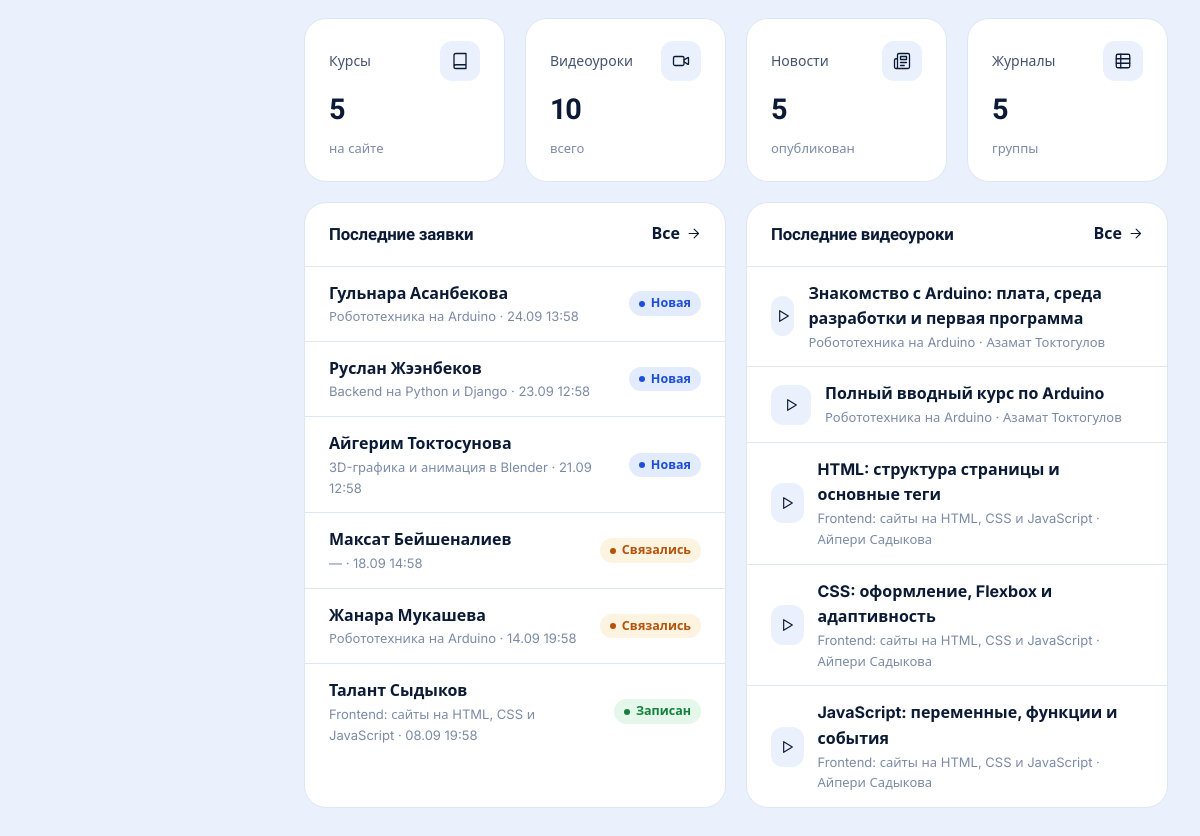
Before: /cabinet/admin/ (signed in, lower part) with the older database file.
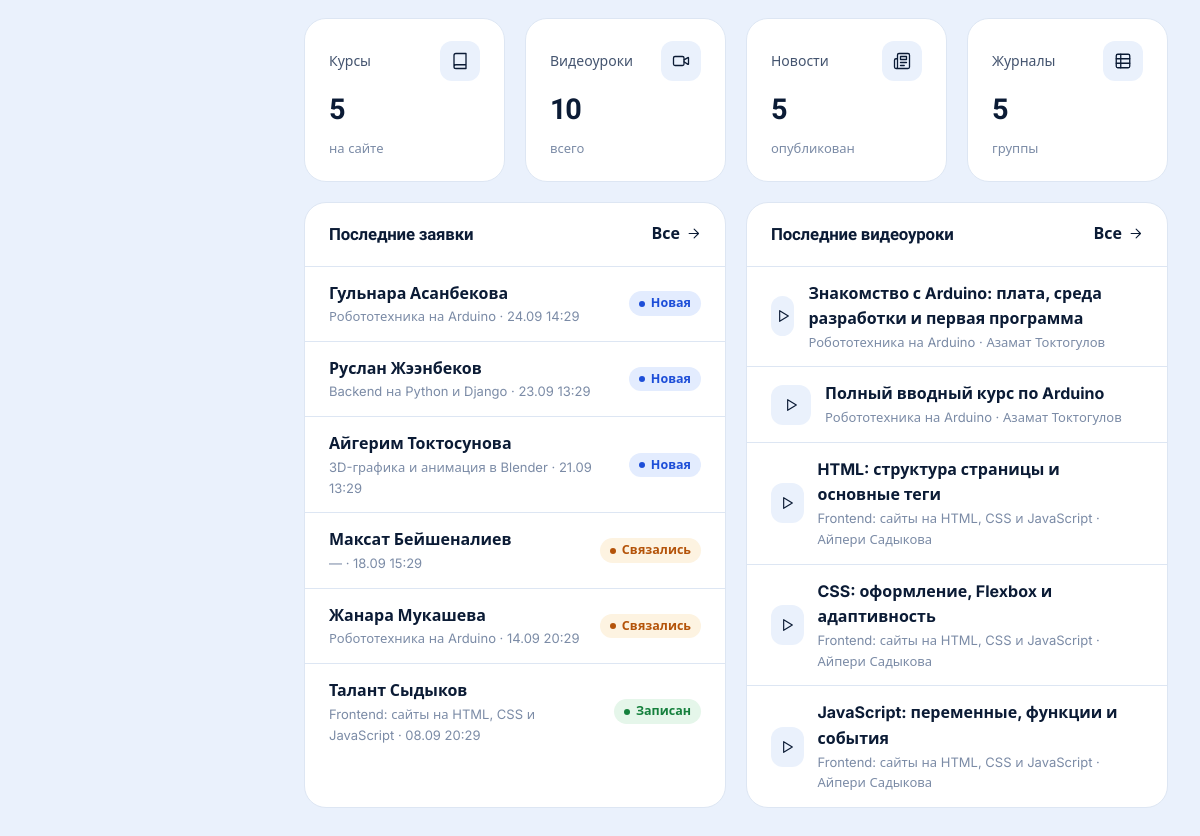
After: the same page with the newer database file.
### core/models.py (models this page shows, shortened)
class EnrollmentRequest(models.Model):
    class Status(models.TextChoices):
        NEW = "new", _("New")
        CONTACTED = "contacted", _("Contacted")
        ENROLLED = "enrolled", _("Enrolled")
        REJECTED = "rejected", _("Rejected")
    name = models.CharField(_("name"), max_length=120)
    phone = models.CharField(_("phone"), max_length=32)
    email = models.EmailField(_("email"), blank=True)
    age = models.PositiveSmallIntegerField(
        _("age"), null=True, blank=True, validators=[MinValueValidator(5), MaxValueValidator(99)]
    )
    course = models.ForeignKey(
        Course, verbose_name=_("course"), on_delete=models.SET_NULL, null=True, blank=True, related_name="requests"
    )
    message = models.TextField(_("message"), blank=True)
    status = models.CharField(_("status"), max_length=12, choices=Status.choices, default=Status.NEW, db_index=True)
    manager_note = models.TextField(_("manager note"), blank=True)
    handled_by = models.ForeignKey(
        settings.AUTH_USER_MODEL,
        verbose_name=_("handled by"),
        on_delete=models.SET_NULL,
        null=True,
        blank=True,
        related_name="handled_requests",
    )
    student = models.ForeignKey(
        settings.AUTH_USER_MODEL,
        verbose_name=_("student account"),
        on_delete=models.SET_NULL,
        null=True,
        blank=True,
        related_name="enrollment_requests",
    )
    created_at = models.DateTimeField(_("received"), auto_now_add=True, db_index=True)
    updated_at = models.DateTimeField(auto_now=True)
    class Meta:
        verbose_name = _("enrollment request")
        verbose_name_plural = _("enrollment requests")
        ordering = ["-created_at"]

class TranslatableMixin:
    def tr(self, field, lang=None):
        lang = (lang or get_language() or FALLBACK_LANGUAGE).split("-")[0]
        if lang not in CONTENT_LANGUAGES:
            lang = FALLBACK_LANGUAGE
        value = getattr(self, f"{field}_{lang}", "") or ""
        if not value and lang != FALLBACK_LANGUAGE:
            value = getattr(self, f"{field}_{FALLBACK_LANGUAGE}", "") or ""
        return value

class Course(TranslatableMixin, models.Model):
    class Level(models.TextChoices):
        BEGINNER = "beginner", _("Beginner")
        INTERMEDIATE = "intermediate", _("Intermediate")
        ADVANCED = "advanced", _("Advanced")
    direction = models.CharField(_("direction"), max_length=20, choices=Direction.choices, db_index=True)
    slug = models.SlugField(_("slug"), max_length=80, unique=True)
    title_ru = models.CharField(_("title (RU)"), max_length=160)
    title_ky = models.CharField(_("title (KY)"), max_length=160, blank=True)
    title_en = models.CharField(_("title (EN)"), max_length=160, blank=True)
    short_ru = models.CharField(_("short description (RU)"), max_length=300, blank=True)
    short_ky = models.CharField(_("short description (KY)"), max_length=300, blank=True)
    short_en = models.CharField(_("short description (EN)"), max_length=300, blank=True)
    description_ru = models.TextField(_("full description (RU)"), blank=True)
    description_ky = models.TextField(_("full description (KY)"), blank=True)
    description_en = models.TextField(_("full description (EN)"), blank=True)
    level = models.CharField(_("level"), max_length=20, choices=Level.choices, default=Level.BEGINNER)
    age_from = models.PositiveSmallIntegerField(_("age from"), default=10)
    age_to = models.PositiveSmallIntegerField(_("age to"), default=17)
    duration_months = models.PositiveSmallIntegerField(_("duration, months"), default=6)
    lessons_per_week = models.PositiveSmallIntegerField(_("lessons per week"), default=2)
    price = models.PositiveIntegerField(_("price, KGS per month"), default=0)
    cover = models.ImageField(_("cover"), upload_to="courses/", blank=True)
    teachers = models.ManyToManyField(
        settings.AUTH_USER_MODEL,
        verbose_name=_("teachers"),
        related_name="courses_taught",
        blank=True,
        limit_choices_to={"role": "teacher"},
    )
    is_active = models.BooleanField(_("active"), default=True)
    order = models.PositiveSmallIntegerField(_("order"), default=0)
    created_at = models.DateTimeField(auto_now_add=True)
    class Meta:
        verbose_name = _("course")
        verbose_name_plural = _("courses")
        ordering = ["order", "title_ru"]

### cabinet/views/admin.py (the view)
# urls.py: path("admin/", admin.dashboard, name="admin_dashboard"),
@role_required(ADMIN)
def dashboard(request):
    today = timezone.localdate()
    since = today - datetime.timedelta(days=30)
    users = dict(User.objects.filter(is_active=True).values_list("role").annotate(n=Count("id")).values_list("role", "n"))
    recent_statuses = list(Attendance.objects.filter(date__gte=since).values_list("status", flat=True))
    per_group = {}
    for gid, status in Attendance.objects.filter(date__gte=since).values_list("group_id", "status"):
        per_group.setdefault(gid, []).append(status)
    group_bars = []
    for g in Group.objects.filter(is_active=True).select_related("course"):
        value = attendance_percent(per_group.get(g.pk, []))
        group_bars.append({"label": g.name, "value": value or 0, "empty": value is None, "url_pk": g.pk})
    group_bars.sort(key=lambda b: -b["value"])
    start = today - datetime.timedelta(days=today.weekday() + 7 * 7)
    weekly = dict(
        EnrollmentRequest.objects.filter(created_at__date__gte=start)
        .annotate(week=TruncWeek("created_at"))
        .values_list("week")
        .annotate(n=Count("id"))
        .values_list("week", "n")
    )
    weekly = {k.date() if hasattr(k, "date") else k: v for k, v in weekly.items()}
    weeks = []
    for i in range(8):
        wk = start + datetime.timedelta(weeks=i)
        weeks.append({"date": wk, "count": weekly.get(wk, 0)})
    max_week = max([w["count"] for w in weeks] + [1])
    for w in weeks:
        w["height"] = round(w["count"] * 100 / max_week)
    by_direction = dict(
        Group.objects.filter(is_active=True)
        .values_list("course__direction")
        .annotate(n=Count("students", distinct=True))
        .values_list("course__direction", "n")
    )
    max_dir = max(list(by_direction.values()) + [1])
    directions = [
        {**d, "count": by_direction.get(d["code"], 0), "width": round(by_direction.get(d["code"], 0) * 100 / max_dir)}
        for d in direction_list()
    ]
    request_counts = dict(
        EnrollmentRequest.objects.values_list("status").annotate(n=Count("id")).values_list("status", "n")
    )
    return render(
        request,
        "cabinet/admin/dashboard.html",
        {
            "kpi": {
                "students": users.get(R.STUDENT, 0),
                "teachers": users.get(R.TEACHER, 0),
                "groups": Group.objects.filter(is_active=True).count(),
                "new_requests": request_counts.get(EnrollmentRequest.Status.NEW, 0),
                "attendance": attendance_percent(recent_statuses),
                "lessons": Lesson.objects.count(),
                "courses": Course.objects.filter(is_active=True).count(),
                "news": News.objects.filter(is_published=True).count(),
            },
            "group_bars": group_bars,
            "weeks": weeks,
            "directions": directions,
            "latest_requests": EnrollmentRequest.objects.select_related("course")[:6],
            "latest_lessons": Lesson.objects.select_related("course", "teacher")[:5],
            "page_title": _("Dashboard"),
        },
    )

### accounts/models.py (called while the page is built)
    @property
    def display_name(self):
        return self.get_full_name() or self.username

    @property
    def initials(self):
        parts = [p for p in (self.first_name, self.last_name) if p]
        if parts:
            return "".join(p[0] for p in parts).upper()[:2]
        return self.username[:2].upper()

    @property
    def is_admin_role(self):
        return self.is_superuser or self.role == self.Role.ADMIN

    @property
    def is_student(self):
        return self.role == self.Role.STUDENT

    def has_role(self, *roles):
        return self.is_admin_role or self.role in roles

### cabinet/navigation.py (called while the page is built)
def _item(label, url_name, icon, match=None, badge=None, external=False):
    return {
        "label": label,
        "url": url_name if external else reverse(url_name),
        "icon": icon,
        "match": match or [url_name.split(":")[-1]],
        "badge": badge,
        "external": external,
    }

### core/models.py (called while the page is built)
def directions():
    return [
        {"code": value, "label": label, **DIRECTION_INFO[value]}
        for value, label in Direction.choices
    ]

### core/templatetags/core_tags.py (called while the page is built)
@register.filter
def tr(obj, field):
    if obj is None:
        return ""
    return obj.tr(field)

### templates/cabinet/admin/dashboard.html (shortened to what this page needs)
{% extends "cabinet/base.html" %}
{% load i18n core_tags %}
{% block content %}
<div class="grid grid-4 keep-2" style="margin-bottom:20px">
  <a class="card stat" href="{% url 'cabinet:admin_courses' %}"><div class="stat-top">{% trans "Courses" %}<span class="stat-ic">{% icon "book" 18 %}</span></div><b>{{ kpi.courses }}</b><small>{% trans "on the website" %}</small></a>
  <a class="card stat" href="{% url 'cabinet:teacher_lessons' %}"><div class="stat-top">{% trans "Video lessons" %}<span class="stat-ic">{% icon "video" 18 %}</span></div><b>{{ kpi.lessons }}</b><small>{% trans "total" %}</small></a>
  <a class="card stat" href="{% url 'cabinet:manager_news' %}"><div class="stat-top">{% trans "News" %}<span class="stat-ic">{% icon "news" 18 %}</span></div><b>{{ kpi.news }}</b><small>{% trans "published" %}</small></a>
  <a class="card stat" href="{% url 'cabinet:manager_journals' %}"><div class="stat-top">{% trans "Journals" %}<span class="stat-ic">{% icon "table" 18 %}</span></div><b>{{ kpi.groups }}</b><small>{% trans "groups" %}</small></a>
</div>
<div class="grid grid-2">
  <section class="card">
    <div class="card-head"><h2>{% trans "Latest requests" %}</h2><a class="link" href="{% url 'cabinet:manager_requests' %}">{% trans "All" %} {% icon "arrow-right" 15 %}</a></div>
    <ul class="list">
      {% for r in latest_requests %}
      <li><div class="grow" style="min-width:0"><a class="row-link" href="{% url 'cabinet:manager_request_detail' r.pk %}"><b>{{ r.name }}</b></a><div class="faint" style="font-size:13px">{{ r.course|tr:"title"|default:"—" }} · {{ r.created_at|date:"d.m H:i" }}</div></div><span class="badge badge-{{ r.status }}">{{ r.get_status_display }}</span></li>
      {% empty %}<li class="faint">{% trans "No requests yet" %}</li>{% endfor %}
    </ul>
  </section>
  <section class="card">
    <div class="card-head"><h2>{% trans "Latest video lessons" %}</h2><a class="link" href="{% url 'cabinet:teacher_lessons' %}">{% trans "All" %} {% icon "arrow-right" 15 %}</a></div>
    <ul class="list">
      {% for l in latest_lessons %}
      <li><span class="stat-ic">{% icon "play" 16 %}</span><div class="grow" style="min-width:0"><a class="row-link" href="{% url 'cabinet:lesson_detail' l.pk %}"><b>{{ l.title }}</b></a><div class="faint" style="font-size:13px">{{ l.course|tr:"title" }} · {{ l.teacher.display_name|default:"—" }}</div></div></li>
      {% empty %}<li class="faint">{% trans "No lessons yet" %}</li>{% endfor %}
    </ul>
  </section>
</div>
{% endblock %}

Changed rows visible on the page:
changed EnrollmentRequest "Гульнара Асанбекова": created_at "24.09 13:58" → "24.09 14:29"
changed EnrollmentRequest "Руслан Жээнбеков": created_at "23.09 12:58" → "23.09 13:29"
changed EnrollmentRequest "Айгерим Токтосунова": created_at "21.09 12:58" → "21.09 13:29"
changed EnrollmentRequest "Максат Бейшеналиев": created_at "18.09 14:58" → "18.09 15:29"
changed EnrollmentRequest "Жанара Мукашева": created_at "14.09 19:58" → "14.09 20:29"
changed EnrollmentRequest "Талант Сыдыков": created_at "08.09 19:58" → "08.09 20:29"
